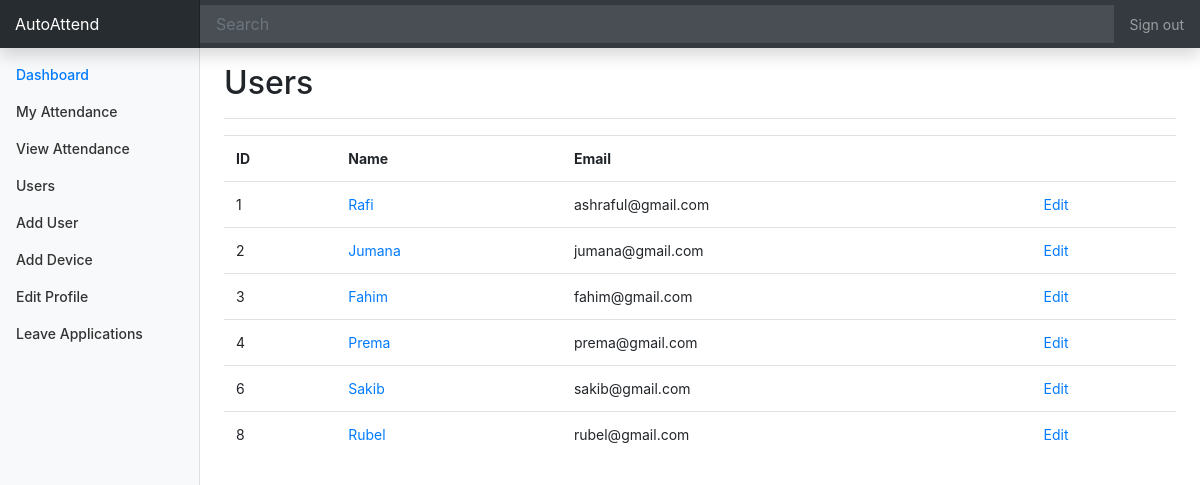
The app's page /users.php (signed in) with its own data.
### tables this page shows
CREATE TABLE `users` (
  `id` int(15) NOT NULL,
  `name` varchar(255) NOT NULL,
  `email` varchar(191) NOT NULL,
  `password` varchar(255) NOT NULL,
  `role` varchar(10) NOT NULL DEFAULT 'user'
);

### inc/functions.php (called while the page is built, shortened)
<?php
function get_user($email){
	global $conn;
	$sql = "SELECT id, name, email, role FROM users WHERE email = '$email' LIMIT 0,1";
	$result = $conn->query($sql);
	if($result)
		return $result->fetch_object();
	else return false;
}
function get_user_by_id($id){
	global $conn;
	$sql = "SELECT id, name, email, role FROM users WHERE id = '$id' LIMIT 0,1";
	$result = $conn->query($sql);
	if($result)
		return $result->fetch_object();
	else return false;
}
function current_user(){
	$email = $_COOKIE["user_name"];
	return get_user($email);
}
function is_admin($user_id = null){
	if(!$user_id)
		$user_id = current_user()->id;
	$user = get_user_by_id($user_id);
	if($user->role == 'admin')
		return true;
	else return false;
}

### users.php (the view, shortened to what this page needs)
<?php require('inc/connect.php'); ?>
<?php require('inc/functions.php'); ?>
<?php
$page_title = "Users";
?>
<?php require('layout/header.php'); ?>
<?php
$sql = "SELECT id, name, email FROM users";
$result = $conn->query($sql);
if ($result->num_rows > 0) {
    echo '<table class="table">';
    echo '<tr> <th>ID</th> <th>Name</th> <th>Email</th> <th></th></tr>';
    while($row = $result->fetch_assoc()) {
    	echo '<tr>';
    	echo '<td>' . $row["id"] . '</td>';
    	echo '<td> <a href="view_user.php?user_id='.$row["id"].'">' . $row["name"] . '</a></td>';
    	echo '<td>' . $row["email"] . '</td>';
    	echo '<td> <a href="edit_profile.php?user_id='.$row["id"].'">Edit</a> </td>';
        echo '</tr>';
    }
    echo '</table>';
} else {
    echo '<div class="alert alert-warning" role="alert">No User Found</div>';
}
?>
<?php require('layout/footer.php'); ?>

### layout/header.php (shortened to what this page needs)
<!doctype html>
<html lang="en">
  <head>
	<link rel="stylesheet" href="http://localhost/dashboard/assets/bootstrap.min.css">
    <link href="http://localhost/dashboard/assets/dashboard.css" rel="stylesheet">
  </head>
  <body>
    <nav class="navbar navbar-dark fixed-top bg-dark flex-md-nowrap p-0 shadow">
  <a class="navbar-brand col-sm-3 col-md-2 mr-0" href="#">AutoAttend</a>
  <input class="form-control form-control-dark w-100" type="text" placeholder="Search" aria-label="Search">
  <ul class="navbar-nav px-3">
    <li class="nav-item text-nowrap">
      <a class="nav-link" href="logout.php">Sign out</a>
    </li>
  </ul>
</nav>
<div class="container-fluid">
  <div class="row">
    <?php require('sidebar.php') ?>
    <main role="main" class="col-md-9 ml-sm-auto col-lg-10 px-4">
      <div class="d-flex justify-content-between flex-wrap flex-md-nowrap align-items-center pt-3 pb-2 mb-3 border-bottom">
        <h1 class="h2">
          <?php if(!isset($page_title))
            echo "Dashboard";
            else echo $page_title; ?>
        </h1>
      </div>

### layout/sidebar.php (shortened to what this page needs)
<nav class="col-md-2 d-none d-md-block bg-light sidebar">
      <div class="sidebar-sticky">
        <ul class="nav flex-column">
          <li class="nav-item">
            <a class="nav-link active" href="/dashboard/welcome.php">
              Dashboard <span class="sr-only">(current)</span>
            </a></li>
          <li class="nav-item">
            <a class="nav-link" href="/dashboard/view_user.php">
              My Attendance
            </a>
          </li>
          <?php if(is_admin()):  ?>
            <li class="nav-item">
            <a class="nav-link" href="/dashboard/view_attendance.php">
              View Attendance
            </a>
          </li>
          <li class="nav-item">
            <a class="nav-link" href="/dashboard/users.php">
             Users
            </a>
          </li>
          <li class="nav-item">
            <a class="nav-link" href="/dashboard/add_user.php">
              Add User
            </a>
          </li>
          <li class="nav-item">
            <a class="nav-link" href="/dashboard/add_device.php">
              Add Device
            </a></li>
        <?php endif; ?>
          <li class="nav-item">
            <a class="nav-link" href="/dashboard/edit_profile.php">
             Edit Profile
            </a>
          </li>
          <?php if(is_admin()):  ?>
          <li class="nav-item">
            <a class="nav-link" href="/dashboard/applications_pending.php">
              Leave Applications
            </a>
          <?php endif; ?>
        </ul>
      </div>
    </nav>

### layout/footer.php (shortened to what this page needs)
	</main>
  </div>
</div>
 </body>
</html>

### assets/dashboard.css (style rules this page uses)
body { font-size: .875rem; }
.sidebar { position: fixed; top: 0; bottom: 0; left: 0; z-index: 100; padding: 48px 0 0; box-shadow: inset -1px 0 0 rgba(0, 0, 0, .1); }
.sidebar-sticky { position: relative; top: 0; height: calc(100vh - 48px); padding-top: .5rem; overflow-x: hidden; overflow-y: auto; }
.sidebar .nav-link { font-weight: 500; color: #333; }
.sidebar .nav-link.active { color: #007bff; }
[role="main"] { padding-top: 133px; }
@media (min-width: 768px) { [role="main"] { padding-top: 48px; } }
.navbar-brand { padding-top: .75rem; padding-bottom: .75rem; font-size: 1rem; background-color: rgba(0, 0, 0, .25); box-shadow: inset -1px 0 0 rgba(0, 0, 0, .25); }
.navbar .form-control { padding: .75rem 1rem; border-width: 0; border-radius: 0; }
.form-control-dark { color: #fff; background-color: rgba(255, 255, 255, .1); border-color: rgba(255, 255, 255, .1); }

### records on screen
users: id "1", name "Rafi", email "ashraful@gmail.com"
users: id "2", name "Jumana", email "jumana@gmail.com"
users: id "3", name "Fahim", email "fahim@gmail.com"
users: id "4", name "Prema", email "prema@gmail.com"
users: id "6", name "Sakib", email "sakib@gmail.com"
users: id "8", name "Rubel", email "rubel@gmail.com"

### other values on screen
$page_title "Users"
